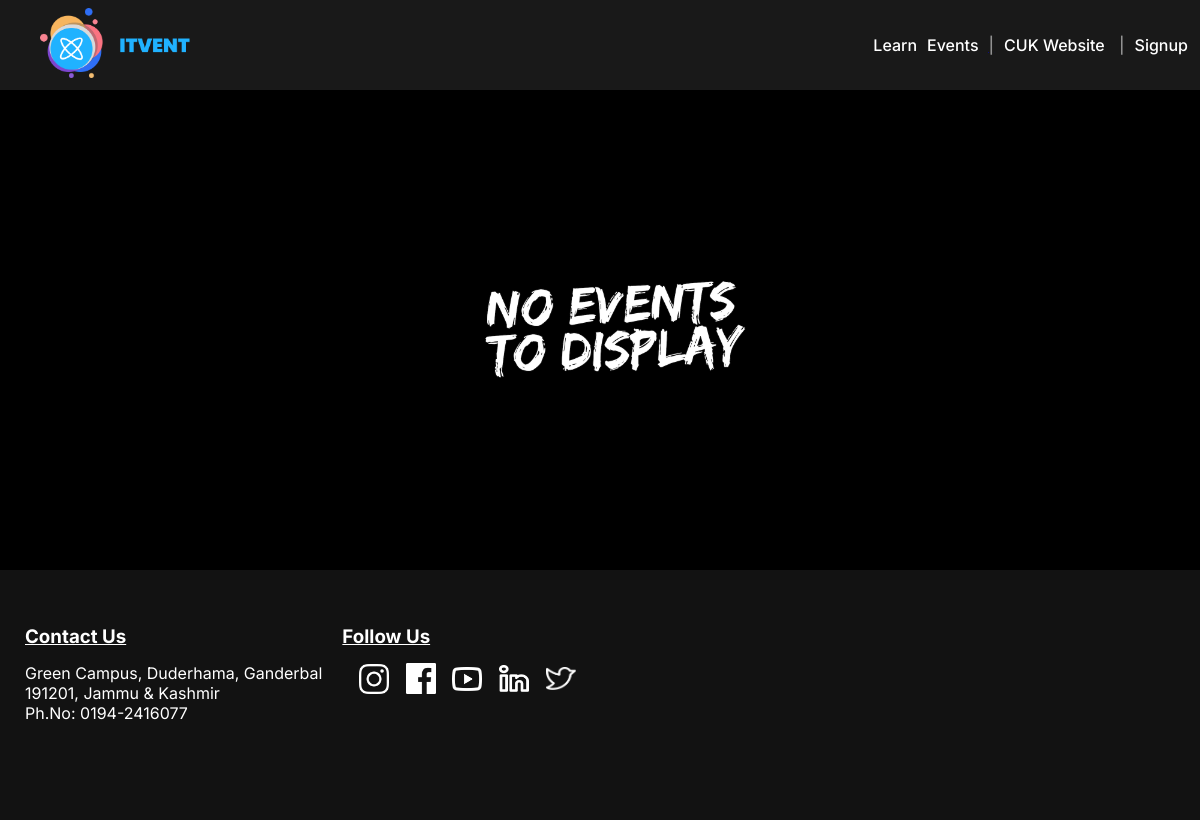
Page /events/ on the earlier database version.
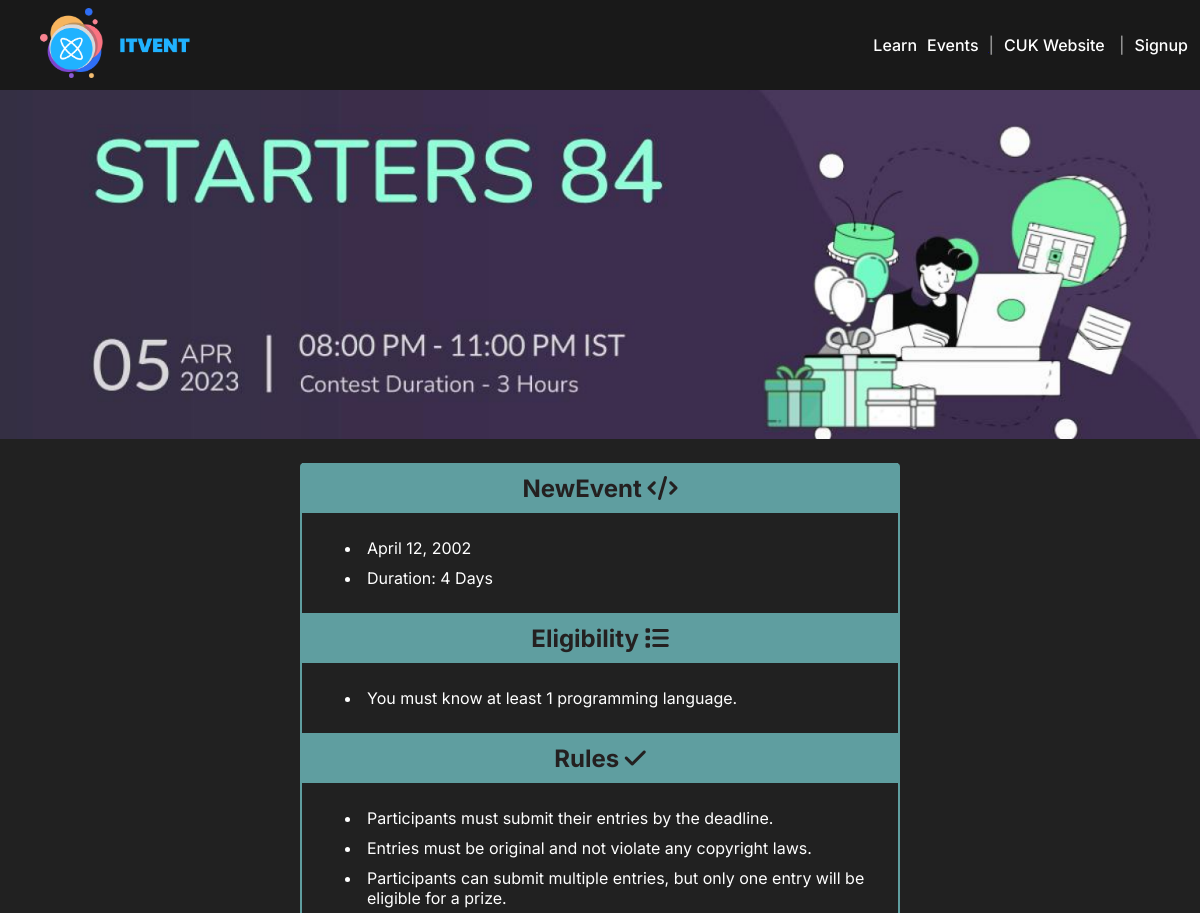
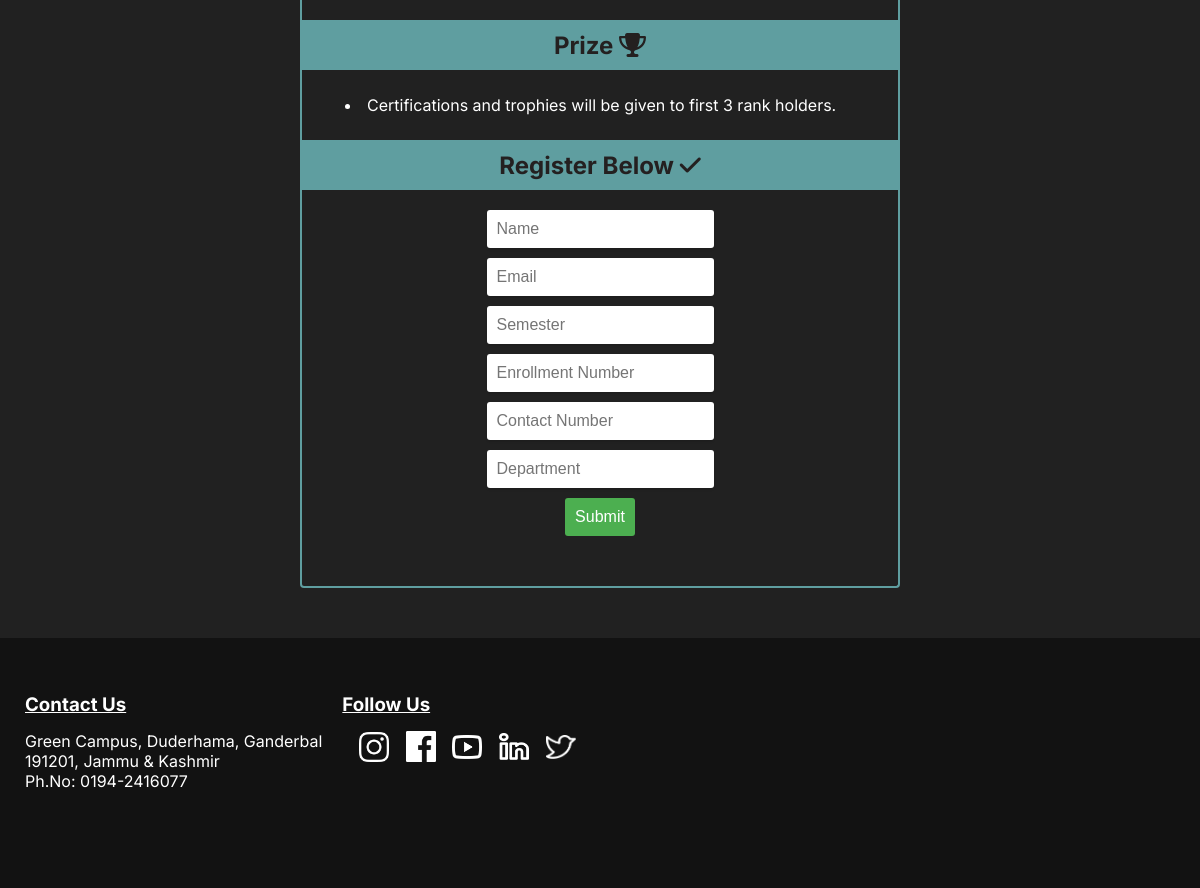
Same page on the later database version (2 pictures, top to bottom).
### events/models.py (models this page shows)
class Event(models.Model):
    image = models.ImageField(upload_to='media/events/images/')
    title = models.CharField(max_length=77)
    month = models.CharField(max_length=12)
    day = models.CharField(max_length=14)
    year = models.CharField(max_length=4)
    duration = models.CharField(max_length=10)
    eligibility = models.CharField(max_length=1024, default='You must know at least 1 programming language.')
    prize = models.CharField(max_length=1024, default='Certifications and trophies will be given to first 3 rank holders.')

### events/views.py (the view)
# urls.py: path('', views.events, name='events'),
def events(request):
    if request.method == 'POST':
        form = EventRegistrationForm(request.POST)
        if form.is_valid():
            name = form.cleaned_data['name']
            email = form.cleaned_data['email']
            semester = form.cleaned_data['semester']
            enrolment_no = form.cleaned_data['enrolment_no']
            contact_no = form.cleaned_data['contact_no']
            department = form.cleaned_data['department']
            register_data = EventRegistration(name=name, email=email, semester=semester, enrolment_no=enrolment_no, contact_no=contact_no, department=department)
            register_data.save()
            return HttpResponseRedirect('sucess/')
    else:
        form = EventRegistrationForm()
    event = Event.objects.first()  # Assuming you want to fetch the first event
    context = {
        'form': form,
        'event': event,
    }
    return render(request, 'events/events.html', context)

### events/templates/events/events.html (shortened to what this page needs)
{% extends 'homepage/base.html' %} {% load static %}
{% block styleblock %}
<link rel="stylesheet" href="{% static 'events/css/event-style.css' %}" />
{% endblock styleblock %}
{% block mainpage %}
{% if event%}
<div class="event-container">
  <img src="{{ event.image.url}}" width="6000" />
  <div class="contest">
      <div class="main">
        <h2>{{ event.title }} <i class="fa-solid fa-code"></i></h2>
      </div>
      <div class="body">
        <ul>
          <li>{{ event.month }} {{ event.day }}, {{ event.year }}</li>
          <li>Duration: {{ event.duration }}</li>
        </ul>
      </div>
      <div class="main">
        <h2>Eligibility <i class="fa-solid fa-list"></i></h2>
      </div>
      <div class="body">
        <ul>
          <li>{{ event.eligibility }}</li>
        </ul>
      </div>
      <div class="main">
        <h2>Rules <i class="fa-solid fa-check"></i></h2>
      </div>
      <div class="body">
        <ul>
          <li>Participants must submit their entries by the deadline.</li>
          <li>Entries must be original and not violate any copyright laws.</li>
          <li>
            Participants can submit multiple entries, but only one entry will be
            eligible for a prize.
          </li>
        </ul>
      </div>
      <div class="main">
        <h2>Prize <i class="fa-solid fa-trophy"></i></h2>
      </div>
      <div class="body">
        <ul>
          <li>{{ event.prize }}</li>
        </ul>
      </div>
    <div class="main">
      <h2>Register Below <i class="fa-solid fa-check"></i></h2>
    </div>
    <div class="form-container">
      <form action="" method="POST">
          {{ form.as_p }}
        <input type="submit" value="Submit" />
      </form>
    </div>
  </div>
</div>
{% else %}
  <div class="event-container-false">
    <img src="{% static 'events/images/no events.png' %}" alt="" width="300px">
  </div>
{% endif %}
{% endblock mainpage %}

### homepage/templates/homepage/base.html (shortened to what this page needs)
<!DOCTYPE html>
{% load static%}
<html lang="en">
<head>
    <link rel="stylesheet" href={% static "homepage/css/styles.css" %}>
    <link rel="stylesheet" href={% static "homepage/css/navbar.css" %}>
    <link rel="stylesheet" href={% static "homepage/css/footer.css" %}>
    <link rel="stylesheet" href={% static "homepage/css/main-page.css" %}>
    <link rel="stylesheet" href="https://cdnjs.cloudflare.com/ajax/libs/font-awesome/6.0.0-beta3/css/all.min.css" />
    <link rel="stylesheet" href="{% static 'toastify/toastify.css' %}">
    {% block styleblock %}{% endblock styleblock %}
</head>
<body>
    <div class="container">
        {% block nav %}
        {% include 'homepage/nav.html' %}
        {% endblock nav %}
        {% block mainpage %}This is homepage{% endblock mainpage %}
        {% block footer %}
        {% include 'homepage/footer.html' %}
        {% endblock footer %}
    </div>
</body>
</html>

### homepage/templates/homepage/nav.html (shortened to what this page needs)
{% load static %}
<nav class="navbar" style="overflow-y: hidden;">
    <a href="{% url 'homepage' %}"><img src={% static 'homepage/images/LOGO.png' %} alt="" width="150" height="70" style="margin-left: 30px;"></a>
    <ul class="nav-links">
        <li><a href="{% url 'learn' %}">Learn</li>
        <li><a href="{% url 'events' %}">Events</li>
        <p class="nav-link-saperator"> | </p>
        <li><a class="cuk-redirect-link" href="https://www.cukashmir.ac.in/" target="_blank">CUK Website</a>  </li>
        <p class="nav-link-saperator"> | </p>
        {% if request.user.is_authenticated %}
        <li><a href="{% url 'profile' %}">Profile</a></li>
        <li><a href="{% url 'logout' %}">logout</a></li>
        {% else %}
        <li><a href="{% url 'signup' %}">Signup</a></li>
        {% endif %}
    </ul>
</nav>

### homepage/templates/homepage/footer.html
{% load static %}
<div class="footer">
  <div class="contact-us">
    <h3>Contact Us</h3>
    <p>Green Campus, Duderhama, Ganderbal</p>
    <p>191201, Jammu &amp; Kashmir</p>
    <p>Ph.No: 0194-2416077</p>
  </div>
  <div class="follow-us">
    <h3>Follow Us</h3>
    <div class="social-media-container">
            <a href="https://www.instagram.com/cukmrofficial/" target="_blank"><img src="{% static 'homepage/images/icons/insta-icon.png' %}" alt="" width='30' ></a>
            <a href="https://www.facebook.com/CUKashmir/" target="_blank"><img src="{% static 'homepage/images/icons/facebook-icon.png' %}" alt="" width='30'></a>
            <a href="https://www.youtube.com/@cukmrofficial" target="_blank"><img src="{% static 'homepage/images/icons/youtube-icon.png' %}" alt="" width='30'></a>
            <a href="https://www.linkedin.com/school/central-university-of-kashmir-srinagar/mycompany/" target="_blank"><img src="{% static 'homepage/images/icons/linkedin-icon.png' %}" alt="" width='30'></a>
            <a href="https://twitter.com/cukmrofficial" target="_blank"><img src="{% static 'homepage/images/icons/twitter-icon.png' %}" alt="" width='30'></a>
    </div>
 </div>
</div>

### homepage/static/homepage/css/styles.css (style rules this page uses)
* { margin: 0px; }

### homepage/static/homepage/css/navbar.css (style rules this page uses)
.navbar { font-family: "Inter", sans-serif; font-weight: 500; color: #ffffff; height: 90px; background-color: #191919; padding-right: 50px; display: flex; align-items: center; justify-content: center; position: fixed; top: 0; width: 100%; z-index: 100; padding: 20px 30px 20px 10px; overflow-x: hidden; height: 50px; }
.navbar a { margin-right: auto; }
.navbar > ul > li > a { text-decoration: none; color: #ffffff; }
.navbar > .nav-links { list-style: none; display: inline-flex; }
.navbar > ul > li { margin-right: 10px; }
.nav-link-saperator { margin-right: 10px; color: #919191; }
.navbar > ul { margin-right: 12px; }

### homepage/static/homepage/css/footer.css (style rules this page uses)
.footer { height: 200px; background-color: #121212; color: #ffffff; font-family: inter; display: flex; padding: 25px; }
.contact-us { margin-right: 20px; padding-top: 30px; }
.contact-us > h3 { text-decoration: underline; margin-bottom: 15px; }
.follow-us { padding-top: 30px; text-decoration: underline; width: 250px; }
.follow-us > h3 { margin-bottom: 15px; }
.social-media-container { display: flex; align-items: center; justify-content: space-evenly; }

### homepage/static/homepage/css/main-page.css (style rules this page uses)
html { font-family: inter; box-sizing: border-box; }

### events/static/events/css/event-style.css (style rules this page uses)
.event-container { background-color: #212121; margin-top: 90px; padding-bottom: 50px; }
.event-container > img { max-width: 100%; max-height: 100%; object-fit: cover; }
.contest { font-family: inter; border-radius: 4px; border: 2px solid cadetblue; border-top: 2px; height: auto; margin-top: 20px; margin-left: 25%; margin-right: 25%; padding-bottom: 30px; }
.main { height: 50px; display: flex; align-items: center; justify-content: center; color: rgb(36, 32, 32); background-color: cadetblue; }
.body { padding: 20px; }
.body > ul > li { padding: 5px; color: #FFF; }
.form-container { max-width: 500px; margin: 0 auto; padding: 20px; border-radius: 5px; }
.form-container form { display: flex; flex-direction: column; align-items:center ; }
.form-container input[type=text], .form-container input[type=email] { padding: 10px; margin-bottom: 10px; border: none; border-radius: 3px; background-color: #fff; box-shadow: 0px 2px 2px rgba(0,0,0,0.1); font-size: 16px; }
.form-container input[type=submit] { background-color: #4CAF50; color: white; border: none; border-radius: 3px; padding: 10px; font-size: 16px; cursor: pointer; }
.semester-field { display: block; padding: 10px; margin-bottom: 10px; border: none; border-radius: 3px; background-color: #fff; box-shadow: 0px 2px 2px rgba(0,0,0,0.1); font-size: 16px; }

Differences in the rows shown:
added Event: image (picture), title "NewEvent", month "April", day "12", year "2002", duration "4 Days", eligibility "You must know at least 1 programming language.", prize "Certifications and trophies will be given to first 3 rank holders."
Other differences:
form field value: (not shown) → "Submit"
text now shown: ", Duration: Eligibility Rules Participants must submit their entries by the deadline. Entries must be original and not violate any copyright laws. Participants can submit multiple entries, but only one entry will be eligible for a prize. Prize Register Below"
